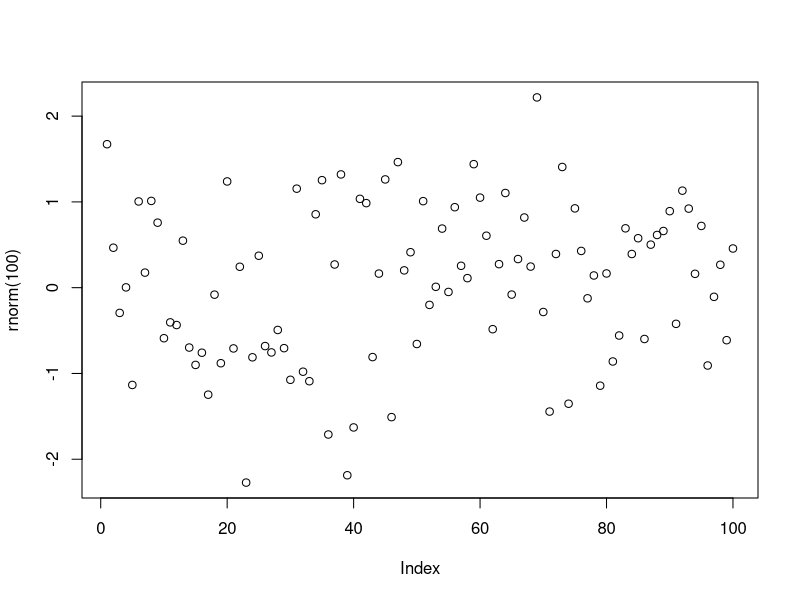
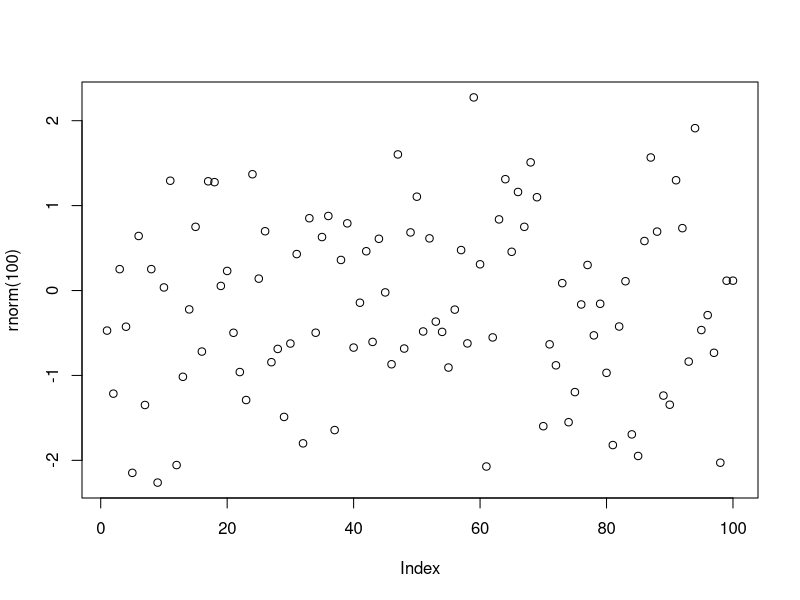
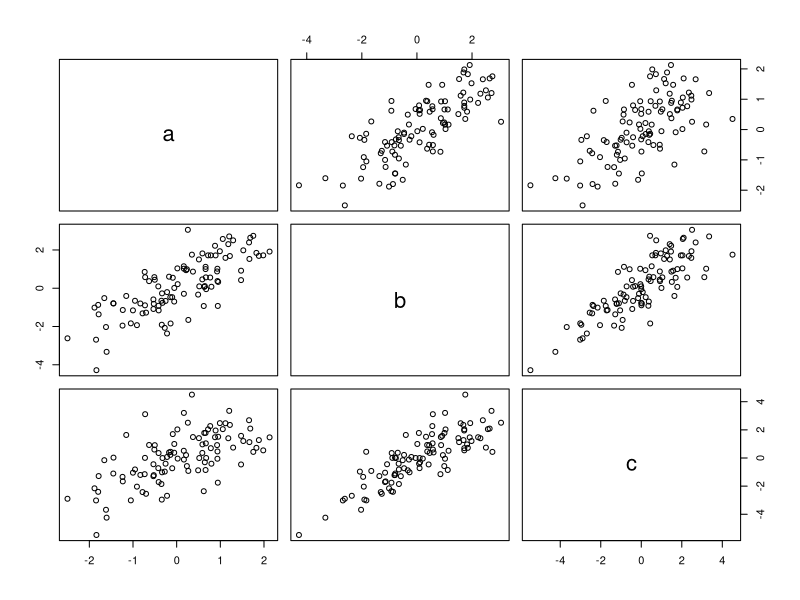
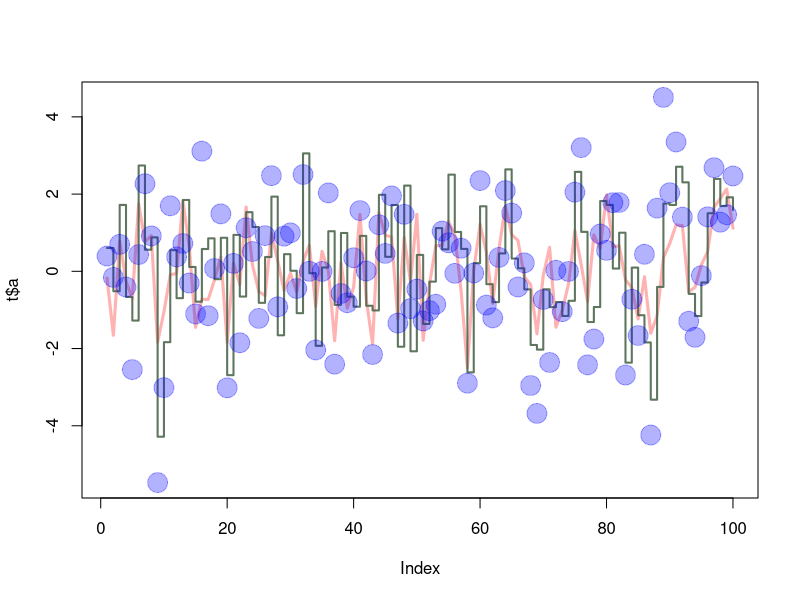

Recreate these plots in R, in order. (Note: this script raises an error after producing the figures.)
## ---- chunk 1
((2015-2014)/(2016-1987)*100)
## ---- chunk 2
a <- ((2015-2014)/(2016-1987)*100)
a
## ---- chunk 3
sum(c(4,5,8,11))
## ---- chunk 4
plot(rnorm(100))
## ---- chunk 5
?sqrt
## ---- chunk 6
file.create("firstscript.R")
firstscript.R <- plot(rnorm(100))
## ---- chunk 7
P <- 31:60
Q <- matrix(P, nrow=6, ncol=5)
P
Q
## ---- chunk 8
x1 <- c(rnorm(100))
x2 <- c(rnorm(100))
x3 <- c(rnorm(100))
t <- data.frame(a=x1,b=x1+x2,c=x1+x2+x3)
plot(t)
sd(t$a+t$b+t$c)
## ---- chunk 9
plot(t$a, type="l", ylim=range(t), lwd=3, col=rgb(1,0,0,0.3))
lines(t$b, type="s", lwd=2, col=rgb(0.3,0.4,0.3,0.9))
points(t$c, pch=20, cex=4, col=rgb(0,0,1,0.3))
## ---- chunk 10
mtable = data.frame(g=c(3,4,5), a=c(12,43,54))
write.table(mtable, file="tst1.txt")
table=read.table(file="tst1.txt")
b=table$g*5
write.table(b, file="tst2.txt")
b
## ---- chunk 11
mean(sqrt(rnorm(100)))
## ---- chunk 12
Sinterklaas_2016=strptime( c("20160128","20160728"),format="%Y%m%d")
Presents=c(0,25)
Sinterklaas_2016
plot(Sinterklaas_2016,Presents)
## ---- chunk 13
e = 1:100
f = c()
for (g in 1:100)
{
  if(e[g] < 5 | e[g] > 90)
  {
   f[g]= e[g] * 10 
  }
    else
  {
    f[g]=e[g] * 0.1
  }
}
f
## ---- chunk 14
a <- function(arg1,arg2)
{
  f = c()
  arg1 <- arg1 -1
  g <- 0
  for (arg1 in arg1:arg2)
  {
    if (arg1 < 5 | arg1 > 90)
    {
      f[g] <- arg1 * 10
    }
    else
    {
      f[g] <- arg1 * 0.1
    }
    g <- g + 1
  }
  f
}
a (arg1 = -5, arg2 = 95)
## ---- chunk 15
a <- function(arg1,arg2)
{
  f = seq(from=arg1,to=arg2)
  g <- c(f[f < 5] * 10, f[f > 4 & f < 91] * 0.1, f[f > 90] * 10)
  g
}

a (arg1 = -5, arg2 = 95)
